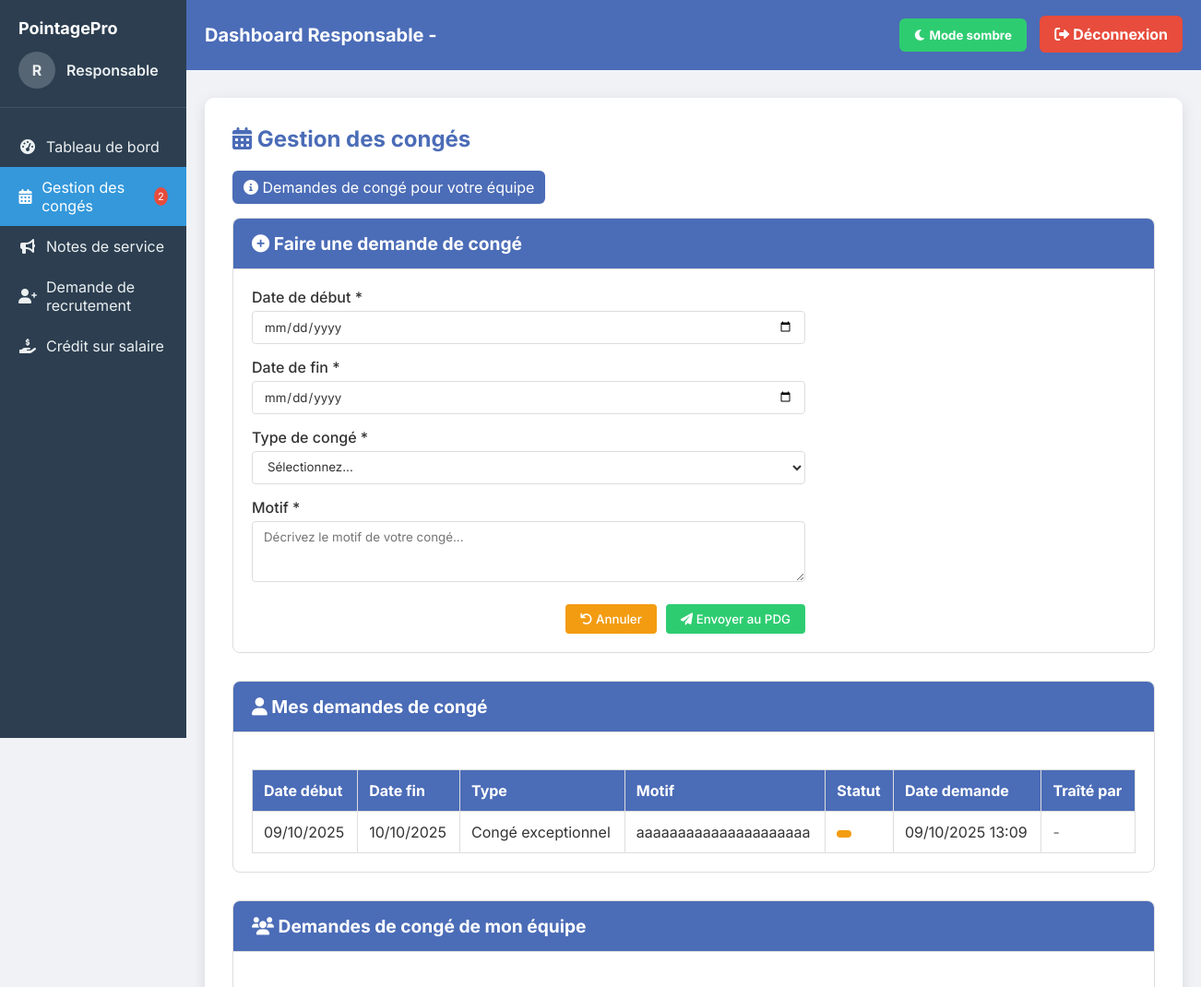
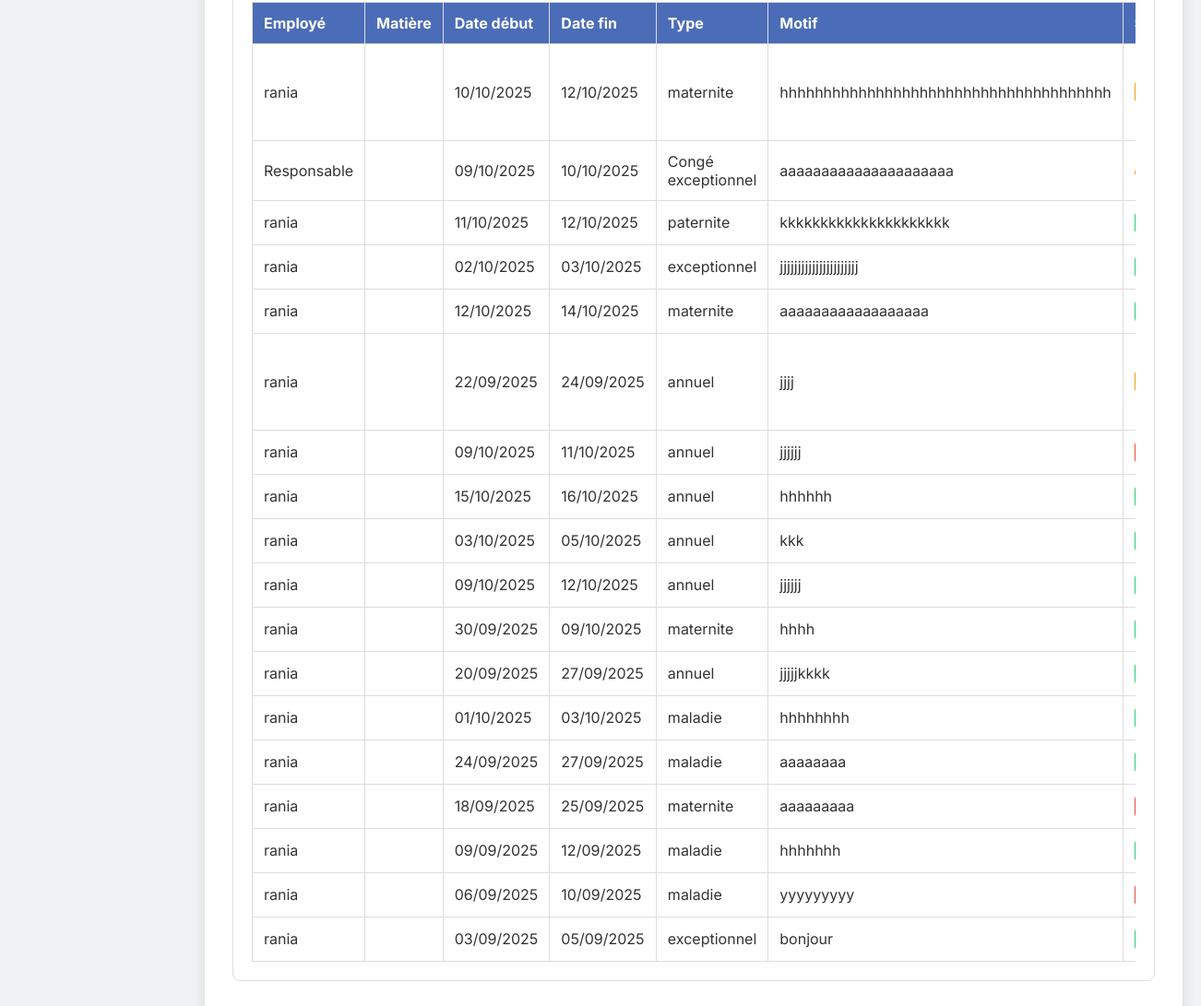
Page /responsable_dashboard.php?section=conges (signed in) on the committed database (2 pictures, top to bottom).
### tables this page shows
CREATE TABLE `conges` (
  `id` int(11) NOT NULL,
  `user_id` int(11) NOT NULL,
  `date_debut` date NOT NULL,
  `date_fin` date NOT NULL,
  `type_conge` varchar(50) NOT NULL,
  `cause` text NOT NULL,
  `statut` enum('en_attente','approuve','refuse') DEFAULT 'en_attente',
  `date_demande` timestamp NOT NULL DEFAULT current_timestamp(),
  `date_traitement` timestamp NULL DEFAULT NULL,
  `traite_par` int(11) DEFAULT NULL,
  `avec_solde` tinyint(1) DEFAULT 1,
  `jours_avec_solde` tinyint(1) DEFAULT 1,
  `jours_sans_solde` int(11) DEFAULT 0
);

CREATE TABLE `users` (
  `id` int(11) NOT NULL,
  `name` varchar(100) NOT NULL,
  `email` varchar(150) NOT NULL,
  `matricule` varchar(50) DEFAULT NULL,
  `password` varchar(255) NOT NULL,
  `role` enum('admin','employee','responsable','pdg') NOT NULL DEFAULT 'employee',
  `matiere` varchar(100) NOT NULL,
  `created_at` timestamp NOT NULL DEFAULT current_timestamp(),
  `date_embauche` date DEFAULT NULL,
  `is_active` tinyint(1) DEFAULT 1
);

### responsable_dashboard.php (the view, shortened to what this page needs)
<?php
$pdo = new PDO("mysql:host=localhost;dbname=pointage", "root", "");
$matieres_a_afficher = [];
if ($_SESSION['matiere'] === 'Directeur technique') {
    $matieres_a_afficher = ['Directeur technique', 'Responsable production'];
} elseif ($_SESSION['matiere'] === 'Directeur qualité') {
    $matieres_a_afficher = ['Directeur qualité', 'Qualité système', 'Qualité chantier', 'Agent de contrôle qualité'];
} elseif ($_SESSION['matiere'] === 'Directeur achat et appro') {
    $matieres_a_afficher = ['Directeur achat et appro', 'Achat local', 'Ass achat', 'Chauffeur'];
} elseif ($_SESSION['matiere'] === 'Directeur Ressources Humaines') {
    $matieres_a_afficher = ['Directeur Ressources Humaines', 'Agent sécurité', 'Agents de nettoyage', 'Assistant RH'];
} elseif ($_SESSION['matiere'] === 'Directeur de production') {
    $matieres_a_afficher = ['Directeur de production', 'Agent de production'];
} elseif ($_SESSION['matiere'] === 'Directeur de système informatique') {
    $matieres_a_afficher = ['Directeur de système informatique', 'Technicien informatique'];
} else {
    $matieres_a_afficher = [$_SESSION['matiere']];
}
$placeholders = implode(',', array_fill(0, count($matieres_a_afficher), '?'));
$sql_conges = "SELECT c.*, u.name as employe_nom, u.matiere
               FROM conges c
               JOIN users u ON c.user_id = u.id
               WHERE u.matiere IN ($placeholders)
               ORDER BY c.date_demande DESC";
$stmt_conges = $pdo->prepare($sql_conges);
$stmt_conges->execute($matieres_a_afficher);
$conges = $stmt_conges->fetchAll(PDO::FETCH_ASSOC);
$sql_mes_conges = "SELECT * FROM conges WHERE user_id = ? ORDER BY date_demande DESC";
$stmt_mes_conges = $pdo->prepare($sql_mes_conges);
$stmt_mes_conges->execute([$_SESSION['user_id']]);
$mes_conges = $stmt_mes_conges->fetchAll(PDO::FETCH_ASSOC);
$current_section = isset($_GET['section']) ? $_GET['section'] : 'pointage';
?>
<!DOCTYPE html>
<html lang="fr">
<head>
    <link rel="stylesheet" href="https://cdnjs.cloudflare.com/ajax/libs/font-awesome/6.0.0-beta3/css/all.min.css">
</head>
<body>
<div class="app-container">
    <div class="sidebar">
        <div class="sidebar-header">
            <h2>PointagePro</h2>
            <div class="user-info">
                <div class="user-avatar"><?= strtoupper(substr($_SESSION['name'], 0, 1)) ?></div>
                <div class="user-details">
                    <div class="user-name"><?= htmlspecialchars($_SESSION['name']) ?></div>
                </div>
            </div>
        </div>
<ul class="sidebar-menu">
    <li>
        <a href="?section=pointage" class="<?= $current_section === 'pointage' ? 'active' : '' ?>">
            <i class="fas fa-tachometer-alt"></i> Tableau de bord
        </a>
    </li>
    <li>
        <a href="?section=conges" class="<?= $current_section === 'conges' ? 'active' : '' ?>">
            <i class="fas fa-calendar-alt"></i> Gestion des congés
            <?php
            $pending_count = 0;
            foreach ($conges as $c) {
                if ($c['statut'] == 'en_attente') {
                    $pending_count++;
                }
            }
            if ($pending_count > 0): ?>
                <span class="pending-count"><?= $pending_count ?></span>
            <?php endif; ?>
        </a>
    </li>
    <li>
        <a href="?section=notes_service" class="<?= $current_section === 'notes_service' ? 'active' : '' ?>">
            <i class="fas fa-bullhorn"></i> Notes de service
        </a>
    </li>
    <li>
        <a href="?section=recrutement" class="<?= $current_section === 'recrutement' ? 'active' : '' ?>">
            <i class="fas fa-user-plus"></i> Demande de recrutement
        </a>
    </li>
    <li>
        <a href="?section=credit_salaire" class="<?= $current_section === 'credit_salaire' ? 'active' : '' ?>">
            <i class="fas fa-hand-holding-usd"></i> Crédit sur salaire
        </a>
    </li>
</ul>
    </div>
    <div class="main-content">
        <div class="header">
            <h1>Dashboard Responsable - <?= htmlspecialchars($_SESSION['matiere']) ?></h1>
            <div>
                <button class="toggle-mode" onclick="toggleDarkMode()">
                    <i class="fas fa-moon"></i> Mode sombre
                </button>
                <a href="logout.php" class="logout">
                    <i class="fas fa-sign-out-alt"></i> Déconnexion
                </a>
            </div>
        </div>
        <div class="dashboard">
<div id="conges" class="section-content <?= $current_section === 'conges' ? 'active' : '' ?>">
    <h2><i class="fas fa-calendar-alt"></i> Gestion des congés</h2>
    <div class="info-badge">
        <i class="fas fa-info-circle"></i>
        Demandes de congé pour votre équipe
    </div>
    <div class="card" style="margin-bottom: 30px;">
        <div class="card-header">
            <h3 class="card-title"><i class="fas fa-plus-circle"></i> Faire une demande de congé</h3>
        </div>
        <div class="card-body">
            <form method="POST" style="max-width: 600px;">
                <div class="form-group">
                    <label for="date_debut">Date de début *</label>
                    <input type="date" id="date_debut" name="date_debut" class="form-control" required
                           min="<?= date('Y-m-d') ?>">
                </div>
                <div class="form-group">
                    <label for="date_fin">Date de fin *</label>
                    <input type="date" id="date_fin" name="date_fin" class="form-control" required
                           min="<?= date('Y-m-d') ?>">
                </div>
                <div class="form-group">
                    <label for="type_conge">Type de congé *</label>
                    <select id="type_conge" name="type_conge" class="form-control" required>
                        <option value="">Sélectionnez...</option>
                    </select>
                </div>
                <div class="form-group">
                    <label for="cause">Motif *</label>
                    <textarea id="cause" name="cause" class="form-control" rows="3" required
                              placeholder="Décrivez le motif de votre congé..."></textarea>
                </div>
                <div class="form-actions">
                    <button type="reset" class="btn btn-warning">
                        <i class="fas fa-undo"></i> Annuler
                    </button>
                    <button type="submit" class="btn btn-success">
                        <i class="fas fa-paper-plane"></i> Envoyer au PDG
                    </button>
                </div>
            </form>
        </div>
    </div>
    <div class="card" style="margin-bottom: 30px;">
        <div class="card-header">
            <h3 class="card-title"><i class="fas fa-user"></i> Mes demandes de congé</h3>
        </div>
        <div class="card-body">
            <div class="table-responsive">
                <table style="width: 100%;">
                    <thead>
                        <tr>
                            <th>Date début</th>
                            <th>Date fin</th>
                            <th>Type</th>
                            <th>Motif</th>
                            <th>Statut</th>
                            <th>Date demande</th>
                            <th>Traîté par</th>
                        </tr>
                    </thead>
                    <tbody>
                        <?php if (empty($mes_conges)): ?>
                            <tr>
                                <td colspan="7" style="text-align: center;">Aucune demande de congé</td>
                            </tr>
                        <?php else: ?>
                            <?php foreach ($mes_conges as $conge): ?>
                                <tr>
                                    <td><?= date('d/m/Y', strtotime($conge['date_debut'])) ?></td>
                                    <td><?= date('d/m/Y', strtotime($conge['date_fin'])) ?></td>
                                    <td><?= htmlspecialchars($conge['type_conge']) ?></td>
                                    <td title="<?= htmlspecialchars($conge['cause']) ?>">
                                        <div style="max-width: 200px; white-space: nowrap; overflow: hidden; text-overflow: ellipsis;">
                                            <?= htmlspecialchars($conge['cause']) ?>
                                        </div>
                                    </td>
                                    <td>
                                        <?php
                                        $statut_class = '';
                                        if ($conge['statut'] == 'approuve') $statut_class = 'status-present';
                                        elseif ($conge['statut'] == 'refuse') $statut_class = 'status-absent';
                                        elseif ($conge['statut'] == 'en_attente_pdg') $statut_class = 'status-waiting';
                                        else $statut_class = 'status-waiting';
                                        ?>
                                        <span class="status-indicator <?= $statut_class ?>">
                                        </span>
                                    </td>
                                    <td><?= date('d/m/Y H:i', strtotime($conge['date_demande'])) ?></td>
                                    <td>
                                        <?php if ($conge['traite_par']):
                                            $stmt_traite_par = $pdo->prepare("SELECT name FROM users WHERE id = ?");
                                            $stmt_traite_par->execute([$conge['traite_par']]);
                                            $traite_par_name = $stmt_traite_par->fetch()['name'];
                                            echo htmlspecialchars($traite_par_name);
                                        else: ?>
                                            <span style="color: #666;">-</span>
                                        <?php endif; ?>
                                    </td>
                                </tr>
                            <?php endforeach; ?>
                        <?php endif; ?>
                    </tbody>
                </table>
            </div>
        </div>
    </div>
    <div class="card">
        <div class="card-header">
            <h3 class="card-title"><i class="fas fa-users"></i> Demandes de congé de mon équipe</h3>
        </div>
        <div class="card-body">
            <div class="table-responsive">
                <table style="width: 100%;">
                    <thead>
                        <tr>
                            <th>Employé</th>
                            <th>Matière</th>
                            <th>Date début</th>
                            <th>Date fin</th>
                            <th>Type</th>
                            <th>Motif</th>
                            <th>Statut</th>
                        </tr>
                    </thead>
                    <tbody>
                        <?php if (empty($conges)): ?>
                            <tr>
                                <td colspan="8" style="text-align: center;">Aucune demande de congé</td>
                            </tr>
                        <?php else: ?>
                            <?php foreach ($conges as $conge): ?>
                                <tr>
                                    <td><?= htmlspecialchars($conge['employe_nom']) ?></td>
                                    <td><?= htmlspecialchars($conge['matiere']) ?></td>
                                    <td><?= date('d/m/Y', strtotime($conge['date_debut'])) ?></td>
                                    <td><?= date('d/m/Y', strtotime($conge['date_fin'])) ?></td>
                                    <td><?= htmlspecialchars($conge['type_conge']) ?></td>
                                    <td><?= htmlspecialchars($conge['cause']) ?></td>
                                    <td>
                                    </td>
                                </tr>
                            <?php endforeach; ?>
                        <?php endif; ?>
                    </tbody>
                </table>
            </div>
        </div>
    </div>
</div>
        </div>
    </div>
</div>
</body>
</html>

### rows in the picture
conges: date_debut "09/10/2025", date_fin "10/10/2025", type_conge "Congé exceptionnel", cause "aaaaaaaaaaaaaaaaaaaaa", date_demande "09/10/2025 13:09", user.name "Responsable"
conges: user.name "rania", date_debut "10/10/2025", date_fin "12/10/2025", type_conge "maternite", cause "hhhhhhhhhhhhhhhhhhhhhhhhhhhhhhhhhhhhhh"
conges: user.name "rania", date_debut "11/10/2025", date_fin "12/10/2025", type_conge "paternite", cause "kkkkkkkkkkkkkkkkkkkkk"
conges: user.name "rania", date_debut "02/10/2025", date_fin "03/10/2025", type_conge "exceptionnel", cause "jjjjjjjjjjjjjjjjjjjjjj"
conges: user.name "rania", date_debut "12/10/2025", date_fin "14/10/2025", type_conge "maternite", cause "aaaaaaaaaaaaaaaaaa"
conges: user.name "rania", date_debut "22/09/2025", date_fin "24/09/2025", type_conge "annuel", cause "jjjj"
conges: user.name "rania", date_debut "09/10/2025", date_fin "11/10/2025", type_conge "annuel", cause "jjjjjj"
conges: user.name "rania", date_debut "15/10/2025", date_fin "16/10/2025", type_conge "annuel", cause "hhhhhh"
conges: user.name "rania", date_debut "03/10/2025", date_fin "05/10/2025", type_conge "annuel", cause "kkk"
conges: user.name "rania", date_debut "09/10/2025", date_fin "12/10/2025", type_conge "annuel", cause "jjjjjj"
conges: user.name "rania", date_debut "30/09/2025", date_fin "09/10/2025", type_conge "maternite", cause "hhhh"
conges: user.name "rania", date_debut "20/09/2025", date_fin "27/09/2025", type_conge "annuel", cause "jjjjjkkkk"
conges: user.name "rania", date_debut "01/10/2025", date_fin "03/10/2025", type_conge "maladie", cause "hhhhhhhh"
conges: user.name "rania", date_debut "24/09/2025", date_fin "27/09/2025", type_conge "maladie", cause "aaaaaaaa"
conges: user.name "rania", date_debut "18/09/2025", date_fin "25/09/2025", type_conge "maternite", cause "aaaaaaaaa"
conges: user.name "rania", date_debut "09/09/2025", date_fin "12/09/2025", type_conge "maladie", cause "hhhhhhh"
conges: user.name "rania", date_debut "06/09/2025", date_fin "10/09/2025", type_conge "maladie", cause "yyyyyyyyy"
conges: user.name "rania", date_debut "03/09/2025", date_fin "05/09/2025", type_conge "exceptionnel", cause "bonjour"

### other values in the picture
substr($_SESSION['name'], 0, 1) "R"
$_SESSION['name'] "Responsable"
$pending_count "2"
